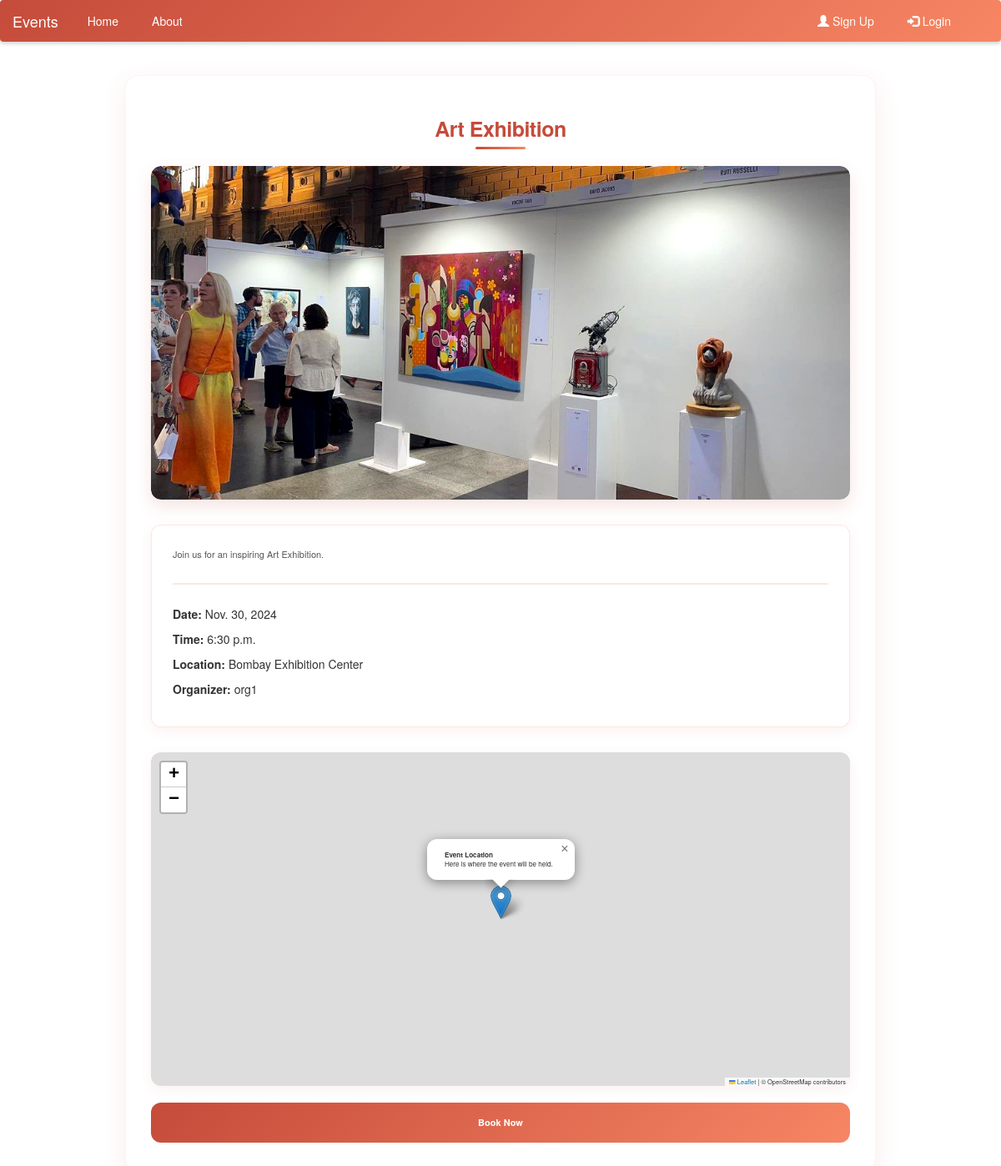
/events/17/, run on an earlier commit of the app's database.
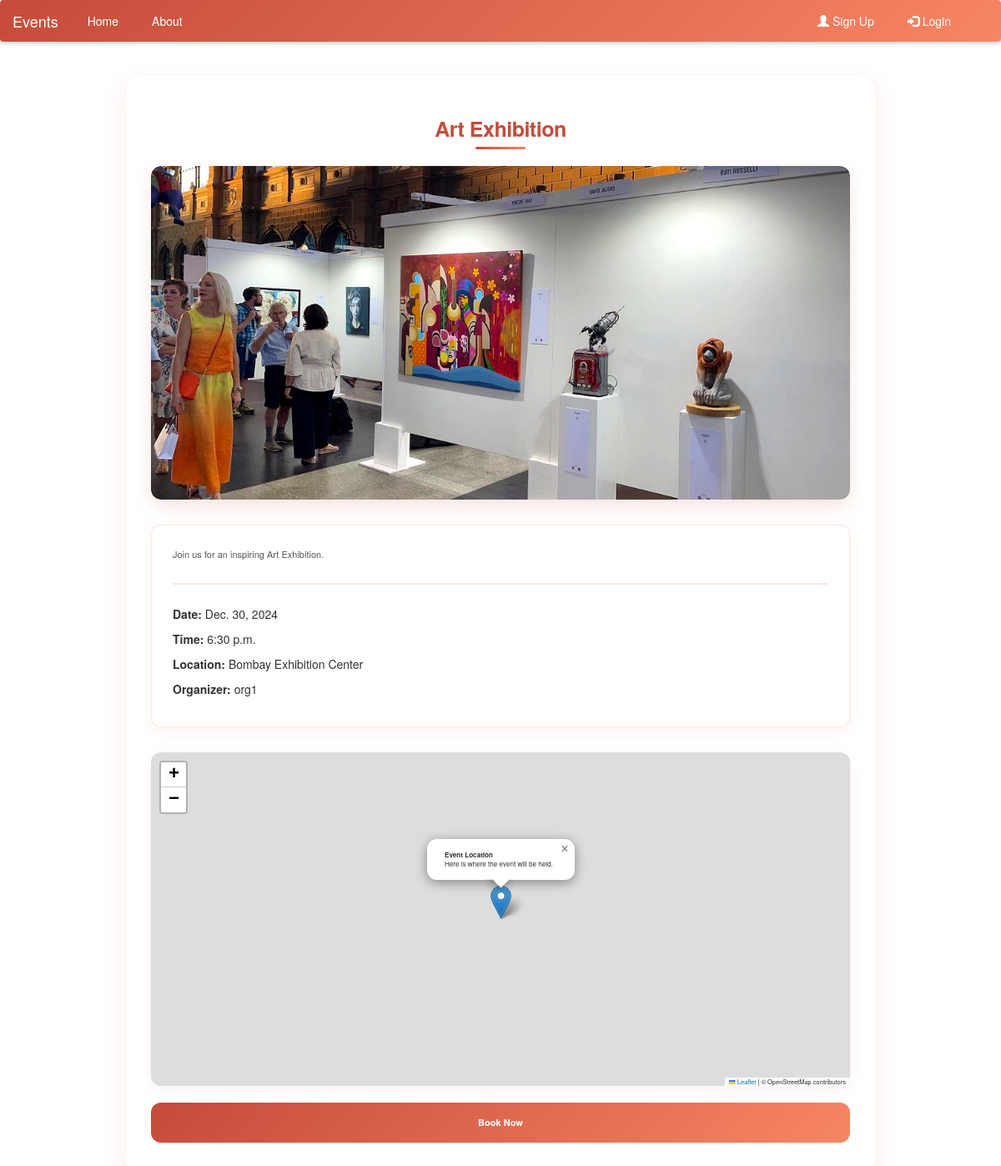
And on a later commit of the database.
### myApp/models.py (models this page shows, shortened)
class Event(models.Model):
    name=models.CharField(max_length=50)
    desc=models.CharField(max_length=50)
    img = models.ImageField(upload_to='myProject/pic/pic/')
    date = models.DateField(default=timezone.now)
    time = models.TimeField(default=timezone.now)
    location = models.CharField(max_length=255, default='Unknown')
    ticket_template = models.ImageField(upload_to='myProject/pic/pic/', blank=True, null=True)
    number_of_tickets = models.PositiveIntegerField(null=True, blank=True)  # New field for tickets available
    booked_tickets = models.IntegerField(default=0)
    ticket_price = models.DecimalField(max_digits=10, decimal_places=2, null=True, blank=True)  # New field for ticket price
    organizer = models.ForeignKey(User, on_delete=models.CASCADE,default=1)  # Link to user who submits
    approved = models.BooleanField(default=False)  # Admin approval flag
    is_free = models.BooleanField(default=False)
    latitude = models.FloatField(null=True, blank=True)  # New field for latitude
    longitude = models.FloatField(null=True, blank=True)  # New field for longitude

### myApp/views.py (the view)
# urls.py: path('events/<int:id>/', event_detail_view, name='event_detail'),
def event_detail_view(request, id):
    event = get_object_or_404(Event, id=id)  # Fetch the event or return 404 if not found
    return render(request, 'event_detail.html', {'event': event})

### myApp/templates/myApp/event_detail.html (shortened to what this page needs)
{% extends 'base.html' %}
{% block content %}
<div class="event-container">
    <h2>{{ event.name }}</h2>
    <div class="event-image">
        <img src="{{ event.img.url }}" alt="{{ event.name }}">
    </div>
    <div class="event-details">
        <p class="event-description">{{ event.desc }}</p>
        <p><strong>Date:</strong> {{ event.date }}</p>
        <p><strong>Time:</strong> {{ event.time }}</p>
        <p><strong>Location:</strong> {{ event.location }}</p>
        <p><strong>Organizer:</strong> {{ event.organizer.username }}</p>
    </div>
    <div id="map"></div>
    <a href="{% url 'book_event' event.id %}" class="download-ticket">Book Now</a>
</div>
<link rel="stylesheet" href="https://unpkg.com/leaflet@1.7.1/dist/leaflet.css" />
{% endblock %}

What changed in the data, as far as the page shows it:
changed Event "Art Exhibition": date "Nov. 30, 2024" → "Dec. 30, 2024"
